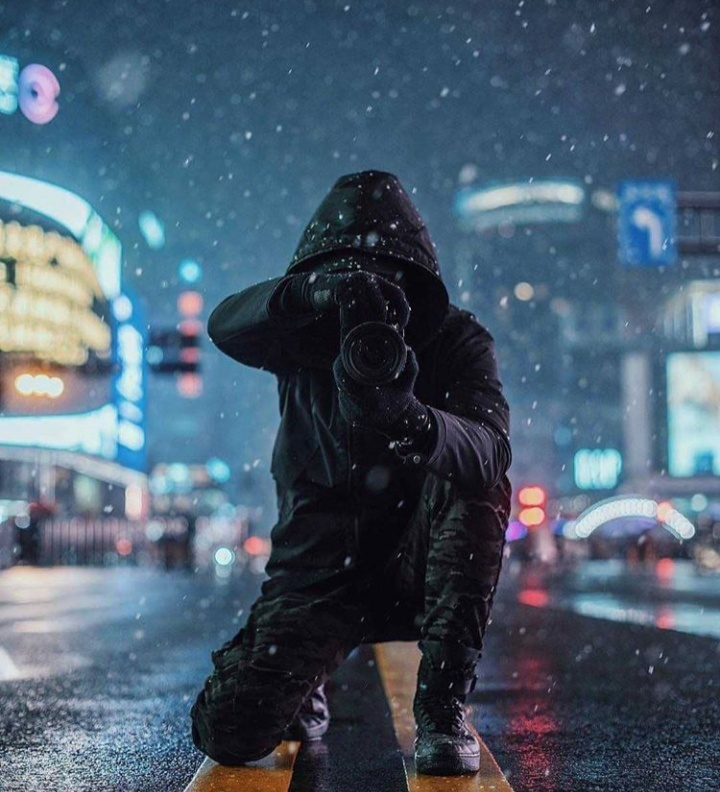
#> input picture Color Detection/Faceless.jpg, 720 x 792 px, found by its file name
$ python color_detection.py
#> lines starting #> are read from the running program, lines starting #| are printed output that depends on the picture; after the words box and inside, x2 and y2 are one past the last pixel; in counts of white or black regions, pixels touching at a corner belong together
import cv2
import numpy as np

def empty(a):
    pass


path = r"H:\Projects\OpenCV\Color Detection\Faceless.jpg"
img = cv2.imread(path)
#> img is the input picture: shape (792, 720, 3); mean B, G, R 109.1, 92.1, 73.7
image = cv2.resize(img,(250,250))
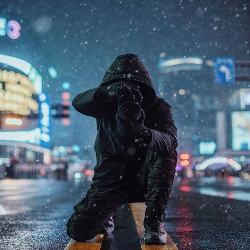
#> image: shape (250, 250, 3); mean B, G, R 109, 92, 73.5

## Trackbars ##
## There will be six TrackBars ##
cv2.namedWindow("TrackBars")                                    ## Trackbars ##
cv2.resizeWindow("TrackBars", 640,240)                          ## Size of the Window ##
cv2.createTrackbar("Hue Min","TrackBars",0,179,empty)           ## Hue Minimum ##
#> slider 'Hue Min' is set to 35
cv2.createTrackbar("Hue Max","TrackBars",179,179,empty)         ## Hue Maximum ##
cv2.createTrackbar("Sat Min","TrackBars",0,255,empty)           ## Saturation Minimum ##
#> slider 'Sat Min' is set to 51
cv2.createTrackbar("Sat Max","TrackBars",255,255,empty)         ## Saturation Maximum ##
cv2.createTrackbar("Val Min","TrackBars",0,255,empty)           ## Value Minimum ##
#> slider 'Val Min' is set to 51
cv2.createTrackbar("Val Max","TrackBars",255,255,empty)         ## Value Maximum ##

while True:

    ## First Convert Image into HSV space ##
    imageHSV = cv2.cvtColor(image, cv2.COLOR_BGR2HSV)
#> imageHSV: shape (250, 250, 3); mean H, S, V 106, 98.3, 111.5
    h_min = cv2.getTrackbarPos("Hue Min", "TrackBars")
    h_max = cv2.getTrackbarPos("Hue Max", "TrackBars")
    s_min = cv2.getTrackbarPos("Sat Min", "TrackBars")
    s_max = cv2.getTrackbarPos("Sat Max", "TrackBars")
    v_min = cv2.getTrackbarPos("Val Min", "TrackBars")
    v_max = cv2.getTrackbarPos("Val Max", "TrackBars")
    print(h_min,h_max,s_min,s_max,v_min,v_max)

    lower = np.array([h_min,s_min,v_min])
    upper = np.array([h_max,s_max,v_max])

    mask = cv2.inRange(imageHSV, lower,upper)
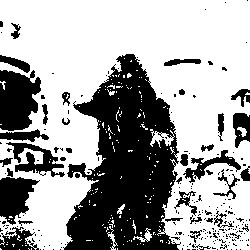
#> mask: shape (250, 250); 64.2% white; 228 black regions (190 under 20 px), largest, box (x1, y1, x2, y2) and area: (63, 54, 181, 250) 13952, (0, 70, 41, 131) 1958, (0, 177, 40, 225) 1166
    imageResult = cv2.bitwise_and(image,image, mask = mask)
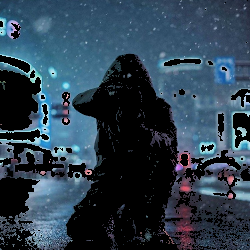
#> imageResult: shape (250, 250, 3); mean B, G, R 79.1, 63.7, 45.2


    cv2.imshow("Original", image)
    cv2.imshow("HSV Image", imageHSV)
    cv2.imshow("Mask", mask)
    cv2.imshow("Result", imageResult)
    cv2.waitKey(0)
